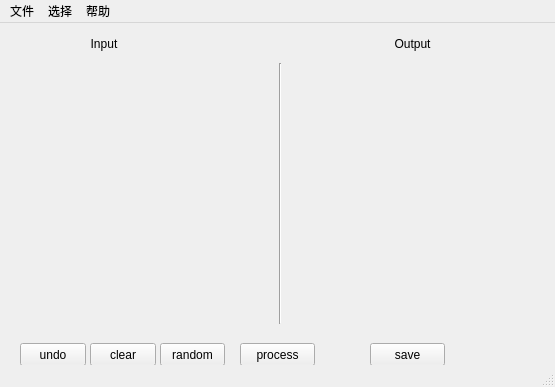
<?xml version="1.0" encoding="UTF-8"?>
<ui version="4.0">
 <class>MainWindow</class>
 <widget class="QMainWindow" name="MainWindow">
  <property name="geometry">
   <rect>
    <x>0</x>
    <y>0</y>
    <width>555</width>
    <height>387</height>
   </rect>
  </property>
  <property name="windowTitle">
   <string>MainWindow</string>
  </property>
  <widget class="QWidget" name="centralwidget">
   <widget class="QPushButton" name="undoBtn">
    <property name="geometry">
     <rect>
      <x>20</x>
      <y>320</y>
      <width>66</width>
      <height>23</height>
     </rect>
    </property>
    <property name="sizePolicy">
     <sizepolicy hsizetype="Fixed" vsizetype="Fixed">
      <horstretch>0</horstretch>
      <verstretch>0</verstretch>
     </sizepolicy>
    </property>
    <property name="text">
     <string>undo</string>
    </property>
   </widget>
   <widget class="QPushButton" name="processBtn">
    <property name="geometry">
     <rect>
      <x>240</x>
      <y>320</y>
      <width>75</width>
      <height>23</height>
     </rect>
    </property>
    <property name="text">
     <string>process</string>
    </property>
   </widget>
   <widget class="QPushButton" name="clearBtn">
    <property name="geometry">
     <rect>
      <x>90</x>
      <y>320</y>
      <width>66</width>
      <height>23</height>
     </rect>
    </property>
    <property name="sizePolicy">
     <sizepolicy hsizetype="Fixed" vsizetype="Fixed">
      <horstretch>0</horstretch>
      <verstretch>0</verstretch>
     </sizepolicy>
    </property>
    <property name="text">
     <string>clear</string>
    </property>
   </widget>
   <widget class="QPushButton" name="randomBtn">
    <property name="geometry">
     <rect>
      <x>160</x>
      <y>320</y>
      <width>65</width>
      <height>23</height>
     </rect>
    </property>
    <property name="sizePolicy">
     <sizepolicy hsizetype="Fixed" vsizetype="Fixed">
      <horstretch>0</horstretch>
      <verstretch>0</verstretch>
     </sizepolicy>
    </property>
    <property name="text">
     <string>random</string>
    </property>
   </widget>
   <widget class="QPushButton" name="SaveBtn">
    <property name="geometry">
     <rect>
      <x>370</x>
      <y>320</y>
      <width>75</width>
      <height>23</height>
     </rect>
    </property>
    <property name="text">
     <string>save</string>
    </property>
   </widget>
   <widget class="QWidget" name="layoutWidget">
    <property name="geometry">
     <rect>
      <x>90</x>
      <y>10</y>
      <width>341</width>
      <height>21</height>
     </rect>
    </property>
    <layout class="QHBoxLayout" name="horizontalLayout_4">
     <item>
      <widget class="QLabel" name="Input">
       <property name="text">
        <string>Input</string>
       </property>
       <property name="alignment">
        <set>Qt::AlignCenter</set>
       </property>
      </widget>
     </item>
     <item>
      <spacer name="horizontalSpacer_3">
       <property name="orientation">
        <enum>Qt::Horizontal</enum>
       </property>
       <property name="sizeHint" stdset="0">
        <size>
         <width>188</width>
         <height>18</height>
        </size>
       </property>
      </spacer>
     </item>
     <item>
      <widget class="QLabel" name="Output">
       <property name="text">
        <string>Output</string>
       </property>
       <property name="alignment">
        <set>Qt::AlignCenter</set>
       </property>
      </widget>
     </item>
    </layout>
   </widget>
   <widget class="QWidget" name="layoutWidget">
    <property name="geometry">
     <rect>
      <x>20</x>
      <y>40</y>
      <width>521</width>
      <height>261</height>
     </rect>
    </property>
    <layout class="QHBoxLayout" name="horizontalLayout_3">
     <item>
      <widget class="QWidget" name="InputPaintBoard" native="true"/>
     </item>
     <item>
      <widget class="Line" name="line">
       <property name="orientation">
        <enum>Qt::Vertical</enum>
       </property>
      </widget>
     </item>
     <item>
      <widget class="QWidget" name="OutputPaintBoard" native="true"/>
     </item>
    </layout>
   </widget>
  </widget>
  <widget class="QMenuBar" name="menubar">
   <property name="geometry">
    <rect>
     <x>0</x>
     <y>0</y>
     <width>555</width>
     <height>22</height>
    </rect>
   </property>
   <widget class="QMenu" name="menu">
    <property name="title">
     <string>文件</string>
    </property>
    <addaction name="actionselect"/>
    <addaction name="actionexit"/>
   </widget>
   <widget class="QMenu" name="menu_2">
    <property name="title">
     <string>选择</string>
    </property>
   </widget>
   <widget class="QMenu" name="menu_3">
    <property name="title">
     <string>帮助</string>
    </property>
   </widget>
   <addaction name="menu"/>
   <addaction name="menu_2"/>
   <addaction name="menu_3"/>
  </widget>
  <widget class="QStatusBar" name="statusbar"/>
  <action name="actionselect">
   <property name="text">
    <string>select</string>
   </property>
  </action>
  <action name="actionexit">
   <property name="text">
    <string>exit</string>
   </property>
  </action>
 </widget>
 <resources/>
 <connections/>
</ui>
